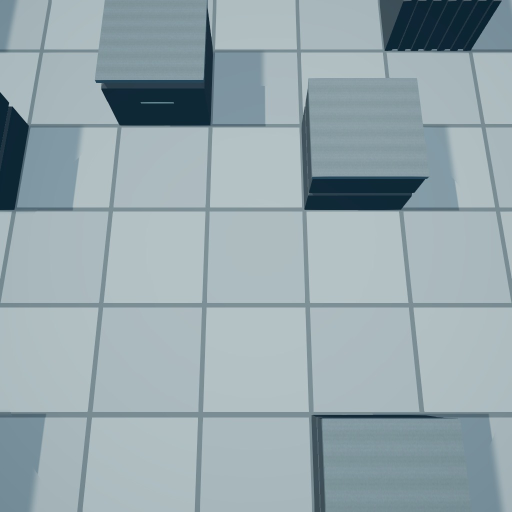
#> input picture Captures/AbilityJuice/shots/r2/debris/f0003.jpg, 1024 x 1024 px (shown at 1/2 size); its folder holds only this picture in this run
$ python _r2_debris_comp.py
#> lines starting #> are read from the running program, lines starting #| are printed output that depends on the picture
import numpy as np
from PIL import Image
import os, json
from scipy import ndimage as ndi

ROOT = os.path.dirname(os.path.abspath(__file__))
R2 = os.path.join(ROOT, 'shots/r2/debris')
CELL=199.0; FPS=30.0; T0=12
def load(p): return np.asarray(Image.open(p).convert('RGB')).astype(np.float32)
def lum(a): return 0.2126*a[...,0]+0.7152*a[...,1]+0.0722*a[...,2]
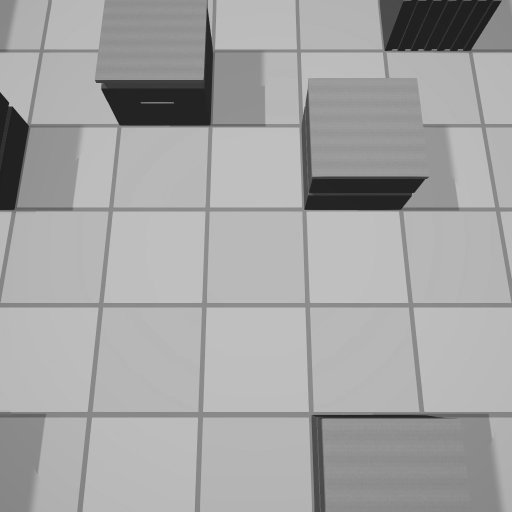
#> returned value: shape (1024, 1024) float32 (shown at 1/2 size); min 21.97, max 195.5, mean 163.9

frames = sorted(f for f in os.listdir(R2) if f.endswith('.jpg'))
pre=np.stack([load(os.path.join(R2,f)) for f in frames[:6]])
post=np.stack([load(os.path.join(R2,f)) for f in frames[-6:]])
plate=np.median(np.concatenate([pre,post]),axis=0); pl=lum(plate)

# --- 1) match strip panels to source frames
strip = np.asarray(Image.open(os.path.join(ROOT,'strips/r2/debris.jpg')).convert('RGB')).astype(np.float32)
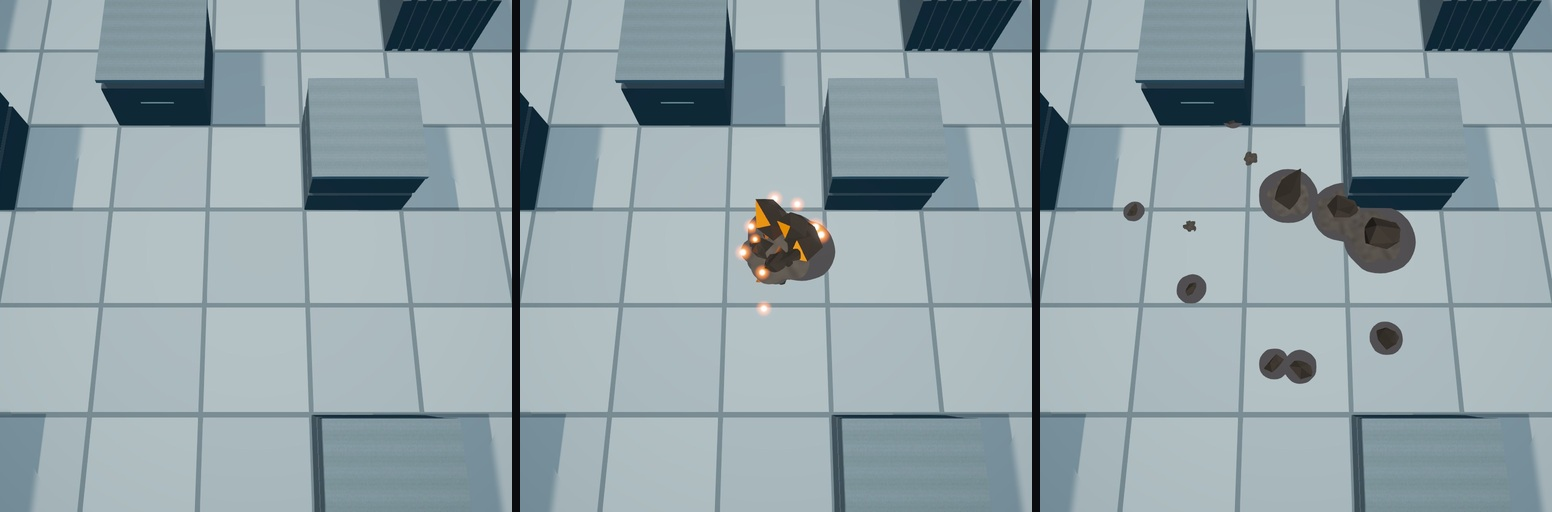
#> input picture Captures/AbilityJuice/strips/r2/debris.jpg, 1552 x 512 px
print("strip", strip.shape)
#| strip (512, 1552, 3)
# 3 panels of 512 wide + 2 separators of 8 => 1552 = 512*3 + 8*2
panels=[strip[:, 0:512], strip[:, 520:1032], strip[:,1040:1552]]
for pi,pan in enumerate(panels):
    best=None
    for i,f in enumerate(frames):
        im = load(os.path.join(R2,f))
        small = np.asarray(Image.fromarray(im.astype(np.uint8)).resize((512,512), Image.LANCZOS)).astype(np.float32)
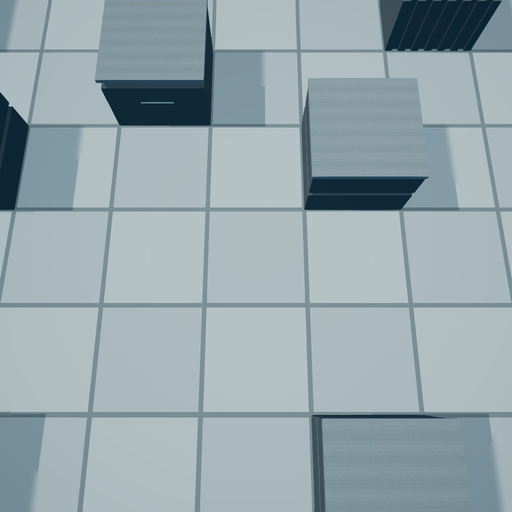
#> small: shape (512, 512, 3) float32; mean R, G, B 150.3, 167.1, 173
        e = np.abs(small-pan).mean()
#> e = 0.448
        if best is None or e<best[1]: best=(i,e)
#> best = (0, 0.448)
    print("panel %d -> frame %d  t=%+.3f  err=%.2f"%(pi,best[0],(best[0]-T0)/FPS,best[1]))
#| panel 0 -> frame 0  t=-0.400  err=0.45
